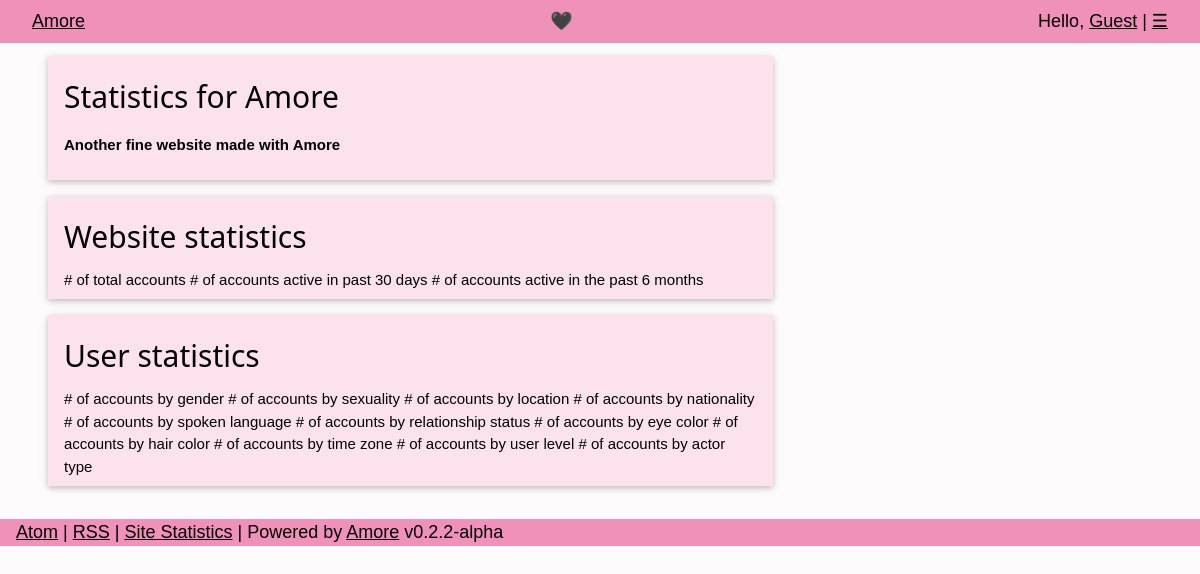
Page /pub/the-statistics.php on the committed database.
### tables this page shows
CREATE TABLE `configuration` (
  `primary_key` varchar(10) NOT NULL,
  `website_url` tinytext NOT NULL,
  `website_name` tinytext NOT NULL,
  `website_description` text NOT NULL,
  `default_locale` tinytext NOT NULL,
  `open_registrations` BOOLEAN DEFAULT 0 COMMENT 'default is closed',
  `admin_account` tinytext NOT NULL COMMENT 'will be first account created',
  `admin_email` tinytext NOT NULL,
  `posts_are_called` tinytext NOT NULL,
  `post_is_called` tinytext NOT NULL,
  `reposts_are_called` tinytext NOT NULL,
  `repost_is_called` tinytext NOT NULL,
  `users_are_called` tinytext NOT NULL,
  `user_is_called` tinytext NOT NULL,
  `favorites_are_called` tinytext NOT NULL,
  `favorite_is_called` tinytext NOT NULL,
  `max_post_length` smallint NOT NULL DEFAULT 500,
  `banned_user_names` text NOT NULL,
  `allow_user_age_privacy` varchar(10) NOT NULL,
  `allow_user_gender_privacy` varchar(10) NOT NULL,
  `allow_user_sexuality_privacy` varchar(10) NOT NULL,
  `allow_user_relationship_status_privacy` varchar(10) NOT NULL,
  `allow_user_location_privacy` varchar(10) NOT NULL,
  `allow_user_nationality_privacy` varchar(10) NOT NULL,
  `allow_user_time_zone_privacy` varchar(10) NOT NULL,
  `list_with_the_federation_info` BOOLEAN NOT NULL DEFAULT 1 COMMENT 'default is yes',
  `list_with_fediverse_network` BOOLEAN NOT NULL DEFAULT 1 COMMENT 'default is yes'
);

### pub/the-statistics.php (the view, shortened to what this page needs)
<?php
 $dbconn = new mysqli(DBHOST, DBUSER, DBPASS, DBNAME);
 mysqli_set_charset($dbconn, "utf8");
 $mysiteq = "SELECT * FROM configuration WHERE primary_key='".SITEKEY."'";
 $mysitequery = mysqli_query($dbconn,$mysiteq);
 while ($mysiteopt = mysqli_fetch_assoc($mysitequery)) {
 	$website_url				= $mysiteopt['website_url'];
 	$website_name				= $mysiteopt['website_name'];
 	$website_description		= $mysiteopt['website_description'];
 	$default_locale			= $mysiteopt['default_locale'];
 }
include_once "main-header.php";
?>
<main class="w3-container w3-content" style="max-width:1400px;margin-top:40px;">
    <div class="w3-row w3-container">
      <div class="w3-col m8 w3-row-padding w3-panel">
        <div class="w3-card-2 w3-padding w3-margin-bottom w3-theme-l3">
          <h2><?php echo _("Statistics for ").$website_name; ?></h2>
          <p><b><?php echo $website_description; ?></b></p>
        </div>
        <div class="w3-card-2 w3-padding w3-margin-bottom w3-theme-l3">
          <h2><?php echo _("Website statistics"); ?></h2>
          # of total accounts
          # of accounts active in past 30 days
          # of accounts active in the past 6 months
        </div>
        <div class="w3-card-2 w3-padding w3-margin-bottom w3-theme-l3">
          <h2><?php echo _("User statistics"); ?></h2>
          # of accounts by gender
          # of accounts by sexuality
          # of accounts by location
          # of accounts by nationality
          # of accounts by spoken language
          # of accounts by relationship status
          # of accounts by eye color
          # of accounts by hair color
          # of accounts by time zone
          # of accounts by user level
          # of accounts by actor type
        </div>
      </div>
    </div>
<?php
include_once "main-footer.php";
?>

### pub/main-header.php (shortened to what this page needs)
<!DOCTYPE html>
<html lang="<?php echo $default_locale; ?>">
<head>
	<link href="<?php echo $website_url; ?>/style/amore.css" rel="stylesheet" type="text/css">
</head>
<body class="w3-theme-l5">
	<div class="w3-top">
	<header class="w3-container w3-bar w3-large w3-theme-d1">
		<div class="w3-left w3-padding"><a href="<?php echo $website_url; ?>/index.php"><?php echo $website_name;  ?></a></div>
		<div class="w3-right w3-padding"><?php
		echo _('Hello, ');
		if (isset($_COOKIE['uname'])) {
			echo "<a href=\"dash/my-profile.php?uid=".$_COOKIE['id']."\">";
		} else {
			echo "<a href=\"the-login.php\">";
		}
		if (isset($_COOKIE['uname'])) {
			echo $_COOKIE['uname'];
		} else {
			echo _('Guest');
		}
		echo "</a>&nbsp;|&nbsp;";
		echo "<a href=\"\#\">&#9776;</a>";
?>
</div>
		<div class="w3-center w3-padding">🖤</div>
	</header>
	</div>

### pub/style/amore.css (style rules this page uses)
.w3-theme-l5 { color:#000 !important; background-color:#fefbfc !important; }
.w3-theme-l3 { color:#000 !important; background-color:#fbe2ed !important; }
.w3-theme-d1 { color:#000 !important; background-color:#f091b9 !important; }
html { box-sizing:border-box; }
*,*:before,*:after { box-sizing:inherit; }
html { -ms-text-size-adjust:100%; -webkit-text-size-adjust:100%; }
body { margin:0; }
article,aside,details,figcaption,figure,footer,header,main,menu,nav,section,summary { display:block; }
a { background-color:transparent; -webkit-text-decoration-skip:objects; }
html,body { font-family:Verdana,sans-serif; font-size:15px; line-height:1.5 }
html { overflow-x:hidden; }
h2 { font-size:30px; }
h1,h2,h3,h4,h5,h6 { font-family:"Segoe UI",Arial,sans-serif; font-weight:400; margin:10px 0; }
a { color:inherit; }
.w3-bar { width:100%; overflow:hidden; }
.w3-container:after,.w3-container:before,.w3-panel:after,.w3-panel:before,.w3-row:after,.w3-row:before,.w3-row-padding:after,.w3-row-padding:before, .w3-cell-row:before,.w3-cell-row:after,.w3-clear:after,.w3-clear:before,.w3-bar:before,.w3-bar:after { content:""; display:table; clear:both; }
.w3-col,.w3-half,.w3-third,.w3-twothird,.w3-threequarter,.w3-quarter { float:left; width:100%; }
@media (min-width:601px) { .w3-col.m8,.w3-twothird { width:66.66666% } }
.w3-content,.w3-auto { margin-left:auto; margin-right:auto; }
.w3-content { max-width:980px; }
.w3-top,.w3-bottom { position:fixed; width:100%; z-index:1; }
.w3-top { top:0; }
.w3-row-padding,.w3-row-padding>.w3-half,.w3-row-padding>.w3-third,.w3-row-padding>.w3-twothird,.w3-row-padding>.w3-threequarter,.w3-row-padding>.w3-quarter,.w3-row-padding>.w3-col { padding:0 8px; }
.w3-container,.w3-panel { padding:0.01em 16px; }
.w3-panel { margin-top:16px; margin-bottom:16px; }
.w3-card,.w3-card-2 { box-shadow:0 2px 5px 0 rgba(0,0,0,0.16),0 2px 10px 0 rgba(0,0,0,0.12); }
.w3-large { font-size:18px!important; }
.w3-center { text-align:center!important; }
.w3-margin-bottom { margin-bottom:16px!important; }
.w3-padding { padding:8px 16px!important; }
.w3-left { float:left!important; }
.w3-right { float:right!important; }

### rows in the picture
configuration: website_name "Amore", website_description "Another fine website made with Amore"

### other values in the picture
_('Hello, ') "Hello,"
_('Guest') "Guest"
_("Statistics for ") "Statistics for"
_("Website statistics") "Website statistics"
_("User statistics") "User statistics"
_("Site Statistics") "Site Statistics"
_("Powered by ") "Powered by"
